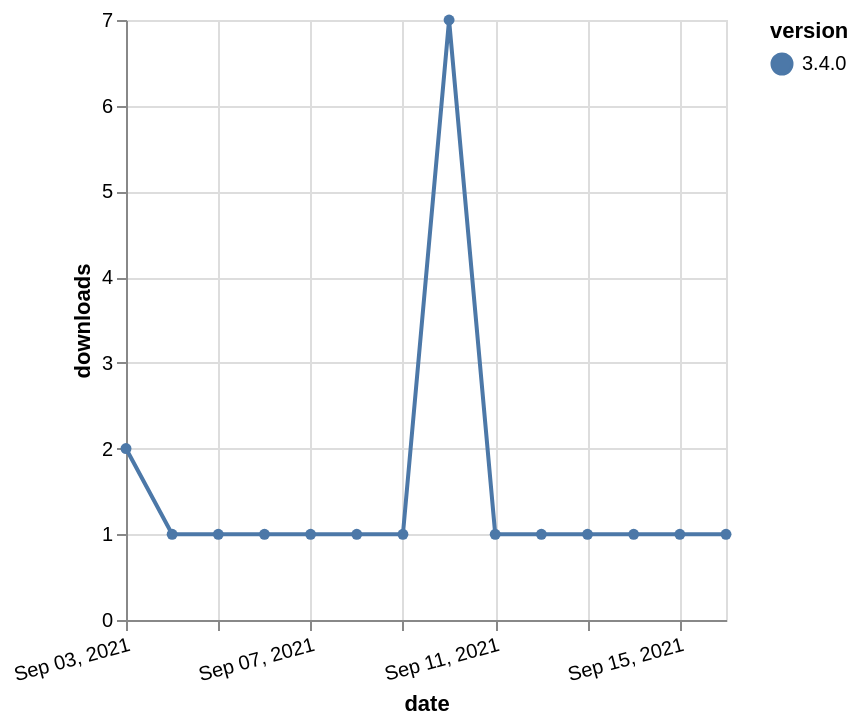

Express this chart as Vega-Lite.
### Vega-Lite specification from a JSON file in a GitHub repository (floating-point values rounded to 4 significant figures)
{"$schema": "https://vega.github.io/schema/vega-lite/v5.json", "description": "A simple bar chart with embedded data.", "data": {"values": [{"date": "2021-09-03", "total": 491, "delta": 2, "version": "3.4.0"}, {"date": "2021-09-04", "total": 492, "delta": 1, "version": "3.4.0"}, {"date": "2021-09-05", "total": 493, "delta": 1, "version": "3.4.0"}, {"date": "2021-09-06", "total": 494, "delta": 1, "version": "3.4.0"}, {"date": "2021-09-07", "total": 495, "delta": 1, "version": "3.4.0"}, {"date": "2021-09-08", "total": 496, "delta": 1, "version": "3.4.0"}, {"date": "2021-09-09", "total": 497, "delta": 1, "version": "3.4.0"}, {"date": "2021-09-10", "total": 504, "delta": 7, "version": "3.4.0"}, {"date": "2021-09-11", "total": 505, "delta": 1, "version": "3.4.0"}, {"date": "2021-09-12", "total": 506, "delta": 1, "version": "3.4.0"}, {"date": "2021-09-13", "total": 507, "delta": 1, "version": "3.4.0"}, {"date": "2021-09-14", "total": 508, "delta": 1, "version": "3.4.0"}, {"date": "2021-09-15", "total": 509, "delta": 1, "version": "3.4.0"}, {"date": "2021-09-16", "total": 510, "delta": 1, "version": "3.4.0"}]}, "width": "container", "mark": {"type": "line", "point": {"filled": true}}, "encoding": {"x": {"field": "date", "type": "temporal", "timeUnit": "yearmonthdate", "title": "date", "axis": {"labelAngle": -15}}, "y": {"field": "delta", "type": "quantitative", "title": "downloads"}, "color": {"field": "version", "type": "nominal"}, "tooltip": {"field": "delta"}}}
